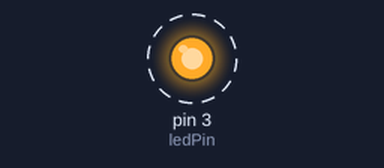
Simulated run of this sketch. Board: Arduino Uno, built with avr-gcc and run on an emulated ATmega328P. Parts: output pins drawn as LEDs (lit = HIGH). Dashed ring = blinking.

Above: at 0.5 s.
Timing chart, 0 to 4.6 s (numbered marks = the images above):
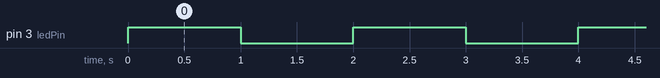

The sketch:

_02_Blink1_ExternalLED.ino
```cpp
/*
  Blink an External LED

  Behavior:
  Turns on an LED on for one second, then off for one second, repeatedly.

  Circuit:
  * Pin 3: LED, anode to microcontroller, 330 Ohm resistor from
  cathode to ground

   _________
  |	    |
  | Arduino |
  |    	    |    LED     330 Ohm
  |  	PIN3|----(>|)----/\/\/\----|l> GND
  |_________|

  Based on Example Code included w/ Arduino 1.0.5.

  (If continuing on with the kitty project, make sure the LED is connected
  to a pin capable of PWM)

  Based on Example Code included w/ Arduino 1.0.5.
  Adapted by Carlyn Maw 2013

 */
//where the led is
int ledPin = 3;

// the setup routine runs once when you press reset:
void setup()   {
  // initialize the digital pin as an output:
  pinMode(ledPin, OUTPUT);
}

// the loop() method runs over and over again,
// as long as the Arduino has power
void loop()
{
  digitalWrite(ledPin, HIGH);   // set the LED on
  delay(1000);                  // wait for a second
  digitalWrite(ledPin, LOW);    // set the LED off
  delay(1000);                  // wait for a second
}
```

Measured:
- by itself, pin 3 (ledPin): alternates HIGH for 1.0 s and LOW for 1.0 s
